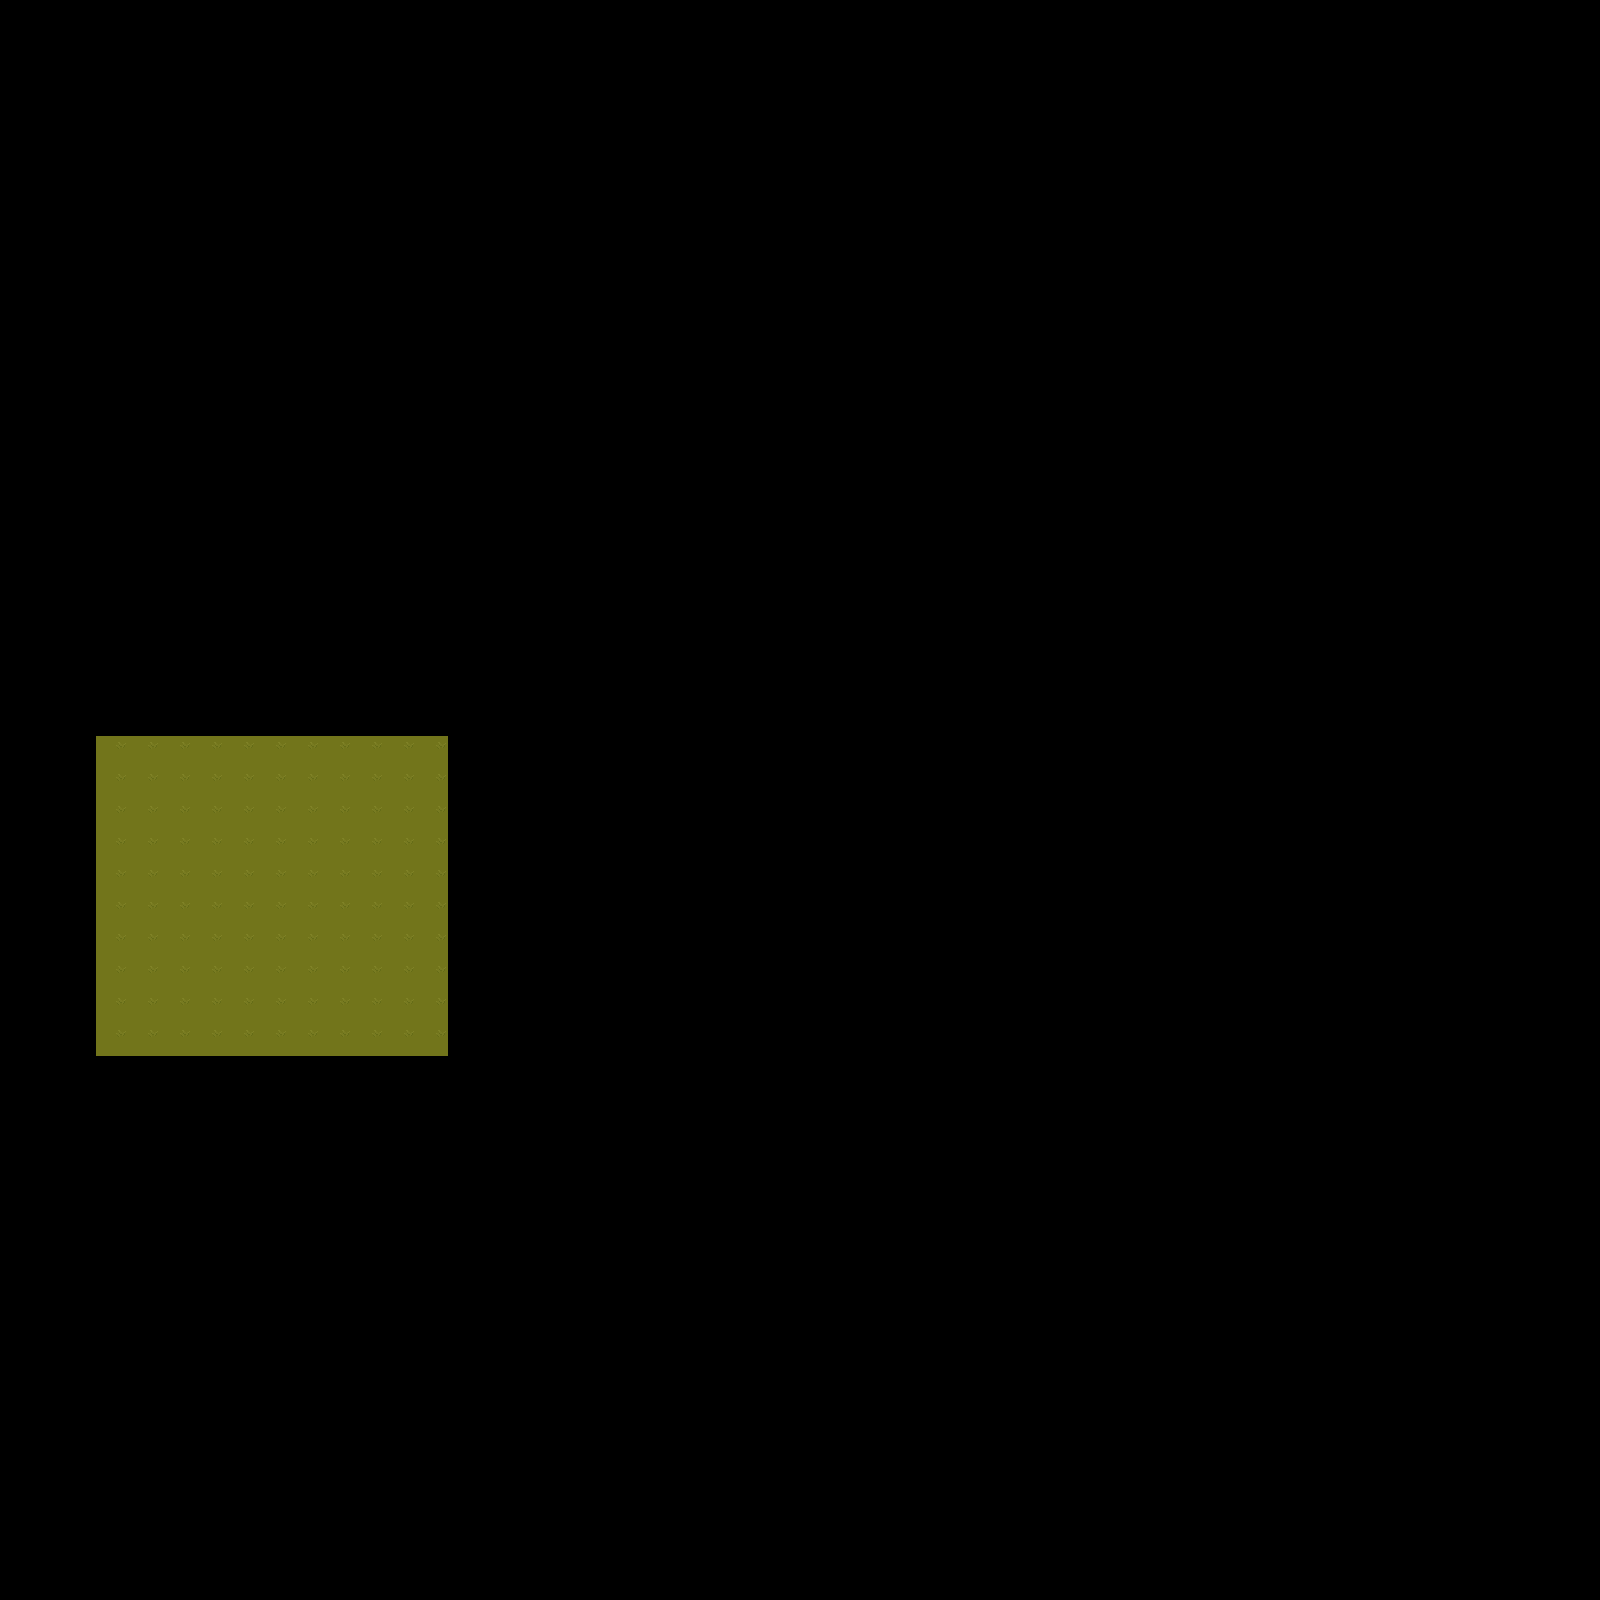

Below is a game level as drawn by its tile map, then a one-line description and the .tmx that defines it (tile-layer data replaced by summaries):
An orthogonal 50x50 tile map with 32x32 px tiles, 1 tile layer (EnemySpawn ), 5 hidden layers not drawn, 2 tilesets.

<map version="1.10" tiledversion="1.10.2" orientation="orthogonal" renderorder="right-down" width="50" height="50" tilewidth="32" tileheight="32" infinite="0" nextlayerid="9" nextobjectid="1">
 <editorsettings>
  <export format="tmx" />
 </editorsettings>
 <tileset firstgid="1" source="CaveTiles.tsx" />
 <tileset firstgid="36" source="TX Tileset Grass.tsx" />
 <layer id="4" name="PlayerSpawn" width="50" height="50" visible="0">
  <data>[2500 cells, 1 non-empty, 1 distinct tile ids]</data>
 </layer>
 <layer id="8" name="EnemySpawn " width="50" height="50">
  <data>[2500 cells, 110 non-empty, 1 distinct tile ids]</data>
 </layer>
 <layer id="1" name="Floor" width="50" height="50" visible="0">
  <data>[2500 cells, 2500 non-empty, 52 distinct tile ids]</data>
 </layer>
 <layer id="7" name="Hitboxes" width="50" height="50" visible="0">
  <data>[2500 cells, 350 non-empty, 2 distinct tile ids]</data>
 </layer>
 <layer id="2" name="Walls" width="50" height="50" visible="0">
  <data>[2500 cells, 350 non-empty, 5 distinct tile ids]</data>
 </layer>
 <layer id="3" name="Decoration" width="50" height="50" visible="0">
  <data>[2500 cells, 58 non-empty, 10 distinct tile ids]</data>
 </layer>
</map>
